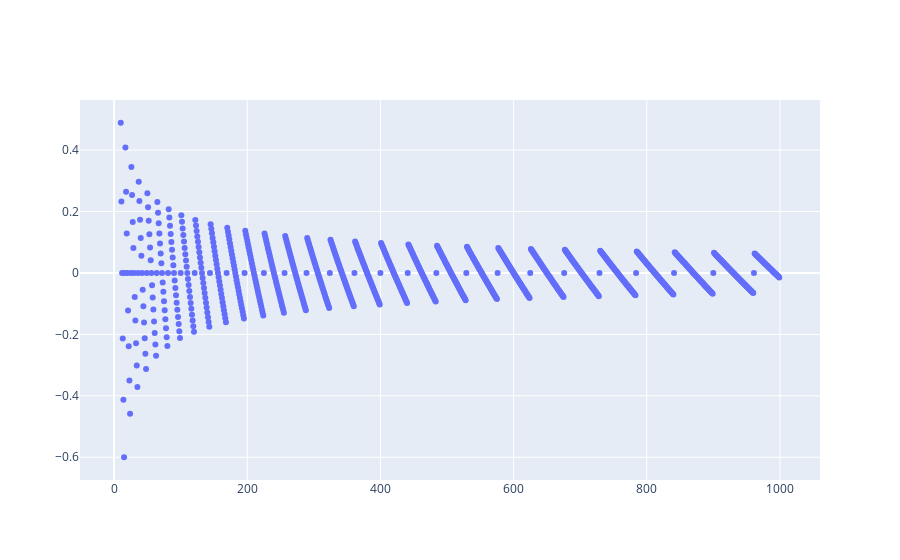

Write notebook code for a chart like this one.
### Code cell
#Plotting the distance difference for positive and negative PSN ratios: P/x - x/N
data=[go.Scatter(x=[x[0] for x in result], y=[(x[3][0]/x[0])-(x[0]/x[7][0]) for x in result], mode='markers')]
      #go.Scatter(x=[x[0] for x in result], y=[x[1]/10 for x in result], mode='markers',)]
fig = go.Figure(data)
fig.show()

### Figure 1 — Plotly figure (JSON) as saved in the notebook; plotly's stock layout.template omitted (floating-point values rounded to 4 significant figures; data arrays with more than 128 entries replaced by an {"elided": "..."} marker saying what was removed)
{"data": [{"mode": "markers", "type": "scatter", "x": {"elided": "990 int values"}, "y": {"elided": "990 float values"}}], "layout": {}}
